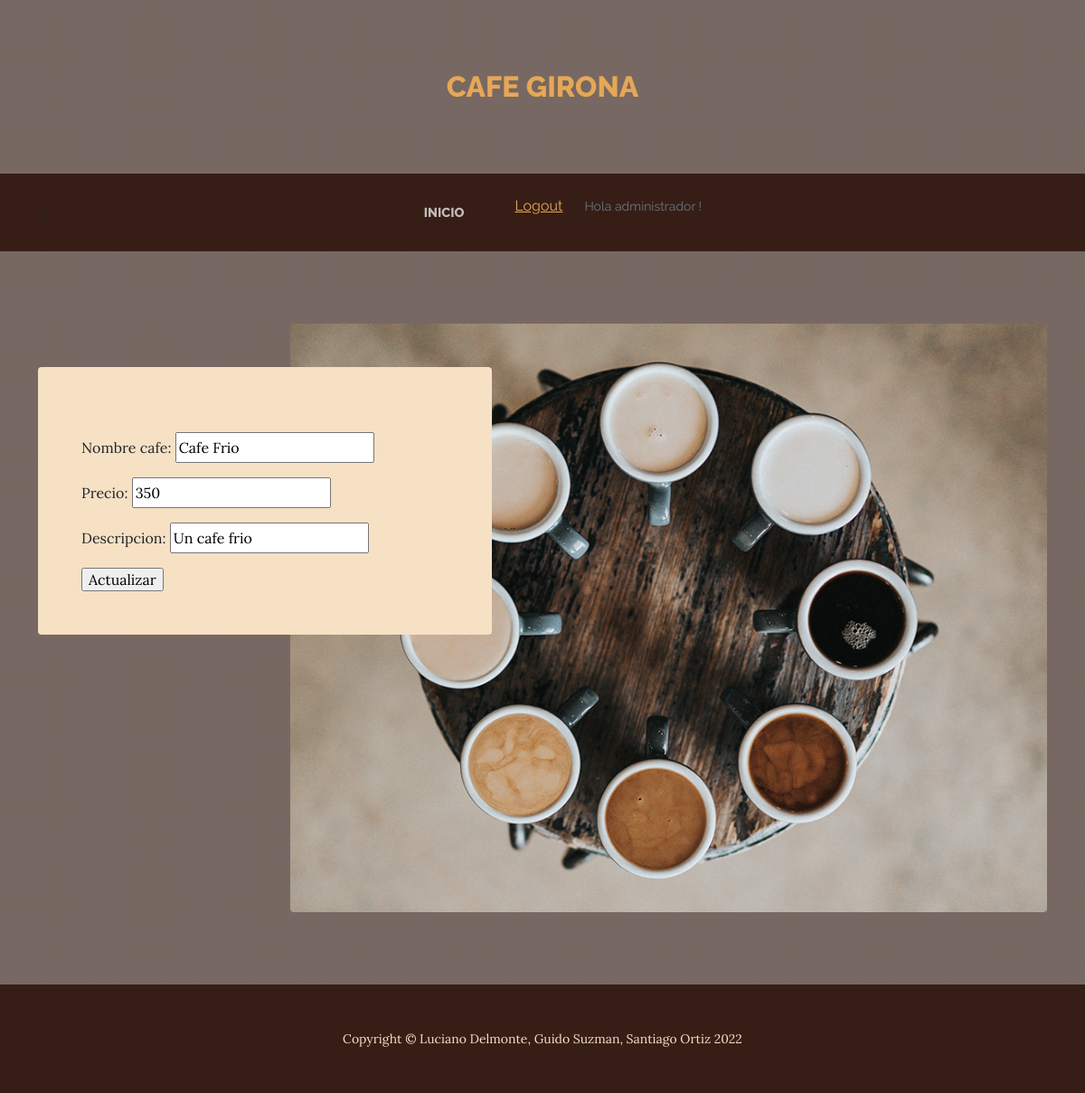
The app's page /menu/editar/cafes/12/ (signed in) with its own data.
### app_tienda/models.py (models this page shows, shortened)
class Cafe(models.Model):
    nombre_cafe =  models.CharField(max_length=50)
    precio = models.IntegerField()
    descripcion = models.CharField(max_length = 100)

### app_tienda/views.py (the view)
# urls.py: path("menu/editar/cafes/<id>/", vista_edit_cafe, name= "app_tienda-editar-cafe"),
def vista_edit_cafe(request, id):
    cafes = Cafe.objects.get(id=id)
    if request.method == "POST":
        formulario = CafeForm(request.POST)
        if formulario.is_valid():
            data = formulario.cleaned_data
            cafes.nombre_cafe = data["nombre_cafe"]
            cafes.precio = data["precio"]
            cafes.descripcion = data["descripcion"]
            cafes.save()
            return redirect("app_tienda-menu")
        else:
            return render(request, "app_tienda/editar_menu.html", {"formulario": formulario, "errores": formulario.errores})
    else:
        formulario = CafeForm(initial={"nombre_cafe":cafes.nombre_cafe, "precio":cafes.precio, "descripcion":cafes.descripcion})
    return render(request, "app_tienda/editar_menu.html", {"formulario": formulario, "nombre_cafe": ""})

### app_tienda/forms.py
class CafeForm(forms.Form):
    nombre_cafe = forms.CharField()
    precio = forms.IntegerField()
    descripcion = forms.CharField()

### app_tienda/templates/app_tienda/editar_menu.html (shortened to what this page needs)
{% extends 'app_tienda/base2.html' %}
{% block contenido %}
<form method="post">
    {{formulario.as_p}}
    <input type="submit" value="Actualizar">
</form>
{% endblock %}

### app_tienda/templates/app_tienda/base2.html (shortened to what this page needs)
<!DOCTYPE html>
<html lang="en">
    <head>
       {% load static %}
        <link href="{% static 'app_tienda/css/styles.css' %}" rel="stylesheet" />
    </head>
    <body>
        <header>
            <h1 class="site-heading text-center text-faded d-none d-lg-block">
                <span class="site-heading-upper text-primary mb-3">Cafe Girona </span>
                </h1>
        </header>
        <nav class="navbar navbar-expand-lg navbar-dark py-lg-4" id="mainNav">
            <div class="container">
                <div class="collapse navbar-collapse" id="navbarSupportedContent">
                    <ul class="navbar-nav mx-auto">
                        <li class="nav-item px-lg-4"><a class="nav-link text-uppercase" href="{% url 'app_tienda-inicio' %} ">Inicio</a></li>
                        {% if request.user.is_authenticated %}
                            <a class="nav-item px-lg-4" href="{% url 'auth-logout' %}">Logout</a>
                            <p class="small text-muted mb-4 mb-lg-0""> Hola {{request.user.username}} ! </p>
                        {% else %}
                            <li class="nav-item px-lg-4"><a class="nav-link text-uppercase" href="{% url 'auth-login' %}">Iniciar Sesion</a></li>
                            <li class="nav-item px-lg-4"><a class="nav-link text-uppercase" href="{% url 'auth-register' %} ">Registrarse</a></li>
                        {% endif %}
                    </ul>
                </div>
            </div>
        </nav>
        <section class="page-section clearfix">
            <div class="container">
                <div class="intro">
                    <img class="intro-img img-fluid mb-3 mb-lg-0 rounded" src="{% static 'app_tienda/assets/img/products-01.jpg' %}" alt="..." />
                    <div class="intro-text left-0 bg-faded p-5 rounded">
                        <p class="section-heading mb-4">
        {% block contenido %}
        {% endblock %}
        </section>
        <footer class="footer text-faded text-center py-5">
            <div class="container"><p class="m-0 small">Copyright &copy; Luciano Delmonte, Guido Suzman, Santiago Ortiz 2022</p></div>
        </footer>
    </body>
</html>

### records on screen
Cafe: nombre_cafe "Cafe Frio", precio "350", descripcion "Un cafe frio"

### other values on screen
{{ request.user.username }} "administrador"
